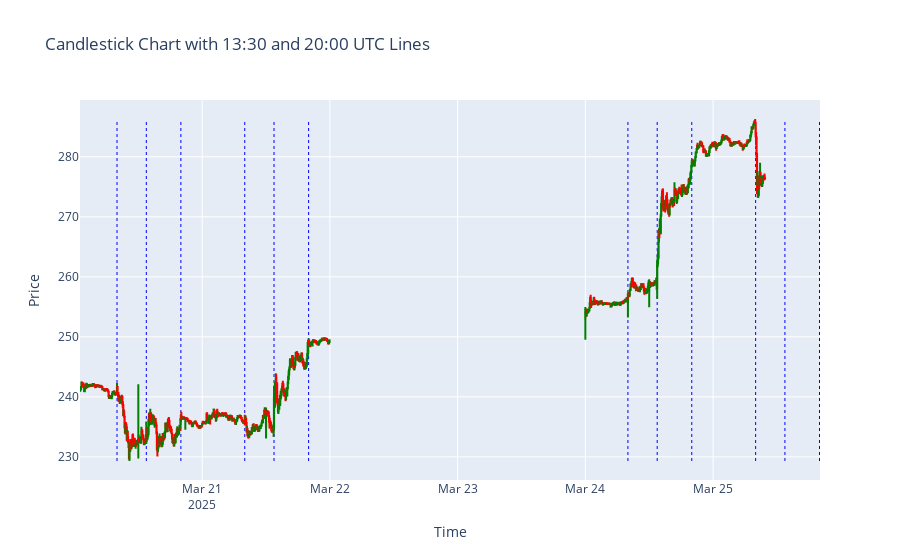

Notebook cell for this chart:
### Code cell
import plotly.graph_objects as go

df['t'] = pd.to_datetime(df['t'])

# Generate vertical lines for each day at 13:30 and 20:00 UTC
dates = df['t'].dt.date.unique()
vlines = []

for date in dates:
    for hour, minute in [(8, 0),(13, 30), (20, 0)]:
        ts = pd.Timestamp(year=date.year, month=date.month, day=date.day, hour=hour, minute=minute, tz='UTC')
        vlines.append(dict(
            type="line",
            x0=ts, x1=ts,
            y0=df['l'].min(), y1=df['h'].max(),
            line=dict(color="blue", width=1, dash="dot"),
            layer="below"
        ))

# Create figure
fig = go.Figure(data=[
    go.Candlestick(
        x=df['t'],
        open=df['o'],
        high=df['h'],
        low=df['l'],
        close=df['c'],
        increasing_line_color='green',
        decreasing_line_color='red'
    )
])

# Add vertical lines
fig.update_layout(
    title='Candlestick Chart with 13:30 and 20:00 UTC Lines',
    xaxis_title='Time',
    yaxis_title='Price',
    xaxis_rangeslider_visible=False,
    shapes=vlines
)

fig.show()

### Figure 1 — Plotly figure (JSON) as saved in the notebook; plotly's stock layout.template omitted (floating-point values rounded to 4 significant figures; data arrays with more than 128 entries replaced by an {"elided": "..."} marker saying what was removed)
{"data": [{"close": {"elided": "969 float values"}, "decreasing": {"line": {"color": "red"}}, "high": {"elided": "969 float values"}, "increasing": {"line": {"color": "green"}}, "low": {"elided": "969 float values"}, "open": {"elided": "969 float values"}, "type": "candlestick", "x": {"elided": "969 str values"}}], "layout": {"shapes": [{"layer": "below", "line": {"color": "blue", "dash": "dot", "width": 1}, "type": "line", "x0": "2025-03-20T08:00:00+00:00", "x1": "2025-03-20T08:00:00+00:00", "y0": 229.3, "y1": 286.3}, {"layer": "below", "line": {"color": "blue", "dash": "dot", "width": 1}, "type": "line", "x0": "2025-03-20T13:30:00+00:00", "x1": "2025-03-20T13:30:00+00:00", "y0": 229.3, "y1": 286.3}, {"layer": "below", "line": {"color": "blue", "dash": "dot", "width": 1}, "type": "line", "x0": "2025-03-20T20:00:00+00:00", "x1": "2025-03-20T20:00:00+00:00", "y0": 229.3, "y1": 286.3}, {"layer": "below", "line": {"color": "blue", "dash": "dot", "width": 1}, "type": "line", "x0": "2025-03-21T08:00:00+00:00", "x1": "2025-03-21T08:00:00+00:00", "y0": 229.3, "y1": 286.3}, {"layer": "below", "line": {"color": "blue", "dash": "dot", "width": 1}, "type": "line", "x0": "2025-03-21T13:30:00+00:00", "x1": "2025-03-21T13:30:00+00:00", "y0": 229.3, "y1": 286.3}, {"layer": "below", "line": {"color": "blue", "dash": "dot", "width": 1}, "type": "line", "x0": "2025-03-21T20:00:00+00:00", "x1": "2025-03-21T20:00:00+00:00", "y0": 229.3, "y1": 286.3}, {"layer": "below", "line": {"color": "blue", "dash": "dot", "width": 1}, "type": "line", "x0": "2025-03-24T08:00:00+00:00", "x1": "2025-03-24T08:00:00+00:00", "y0": 229.3, "y1": 286.3}, {"layer": "below", "line": {"color": "blue", "dash": "dot", "width": 1}, "type": "line", "x0": "2025-03-24T13:30:00+00:00", "x1": "2025-03-24T13:30:00+00:00", "y0": 229.3, "y1": 286.3}, {"layer": "below", "line": {"color": "blue", "dash": "dot", "width": 1}, "type": "line", "x0": "2025-03-24T20:00:00+00:00", "x1": "2025-03-24T20:00:00+00:00", "y0": 229.3, "y1": 286.3}, {"layer": "below", "line": {"color": "blue", "dash": "dot", "width": 1}, "type": "line", "x0": "2025-03-25T08:00:00+00:00", "x1": "2025-03-25T08:00:00+00:00", "y0": 229.3, "y1": 286.3}, {"layer": "below", "line": {"color": "blue", "dash": "dot", "width": 1}, "type": "line", "x0": "2025-03-25T13:30:00+00:00", "x1": "2025-03-25T13:30:00+00:00", "y0": 229.3, "y1": 286.3}, {"layer": "below", "line": {"color": "blue", "dash": "dot", "width": 1}, "type": "line", "x0": "2025-03-25T20:00:00+00:00", "x1": "2025-03-25T20:00:00+00:00", "y0": 229.3, "y1": 286.3}], "title": {"text": "Candlestick Chart with 13:30 and 20:00 UTC Lines"}, "xaxis": {"rangeslider": {"visible": false}, "title": {"text": "Time"}}, "yaxis": {"title": {"text": "Price"}}}}
